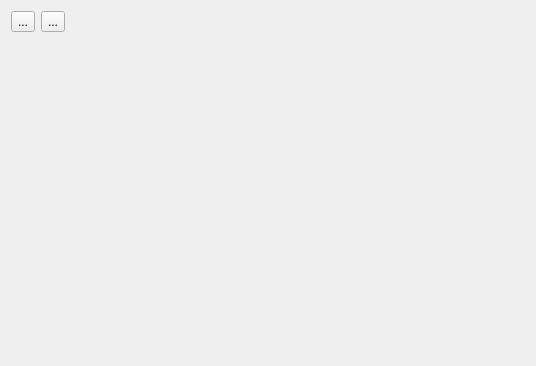
<?xml version="1.0" encoding="UTF-8"?>
<ui version="4.0">
 <class>FileExplorer</class>
 <widget class="QWidget" name="FileExplorer">
  <property name="geometry">
   <rect>
    <x>0</x>
    <y>0</y>
    <width>536</width>
    <height>366</height>
   </rect>
  </property>
  <property name="windowTitle">
   <string>Form</string>
  </property>
  <layout class="QVBoxLayout" name="verticalLayout">
   <item>
    <layout class="QHBoxLayout" name="horizontalLayout">
     <item>
      <widget class="QToolButton" name="toolButton_2">
       <property name="text">
        <string>...</string>
       </property>
      </widget>
     </item>
     <item>
      <widget class="QToolButton" name="toolButton">
       <property name="text">
        <string>...</string>
       </property>
      </widget>
     </item>
     <item>
      <spacer name="horizontalSpacer">
       <property name="orientation">
        <enum>Qt::Horizontal</enum>
       </property>
       <property name="sizeHint" stdset="0">
        <size>
         <width>40</width>
         <height>20</height>
        </size>
       </property>
      </spacer>
     </item>
    </layout>
   </item>
   <item>
    <widget class="QWidget" name="widget" native="true">
     <property name="sizePolicy">
      <sizepolicy hsizetype="Preferred" vsizetype="Preferred">
       <horstretch>1</horstretch>
       <verstretch>1</verstretch>
      </sizepolicy>
     </property>
     <property name="sizeIncrement">
      <size>
       <width>1</width>
       <height>1</height>
      </size>
     </property>
     <property name="baseSize">
      <size>
       <width>1</width>
       <height>1</height>
      </size>
     </property>
    </widget>
   </item>
  </layout>
 </widget>
 <resources/>
 <connections/>
</ui>
